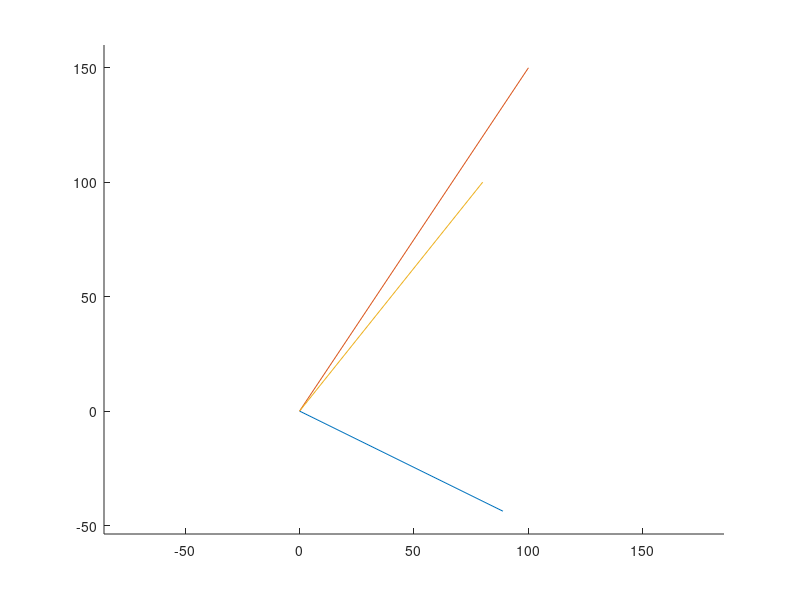

Recreate this plot in MATLAB.
%% plane

clear, clc
close all

p1=[10 15 17];
p2=[8 10 20];

p1_norm=p1/norm(p1);
p2_norm=p2/norm(p2);


Normal=cross(p1_norm,p2_norm);
NN=Normal/norm(Normal);

% f=@(x,y,z) NN(1)*(x)+NN(2)*(y)+NN(3)*(z);
% 
% x_plot=linspace(-100,100,1000);
% y_plot=linspace(-100,100,1000);
% z_plot=linspace(-100,100,1000);


% [x y] = meshgrid(-5:1:5);
% z = (-NN(2)*x + -NN(3)*y)/NN(3);
% surf(x,y,z);

hold on, axis equal

normal_vect=[0 0 0; NN].*100;
p1_vect=[0 0 0; p1].*10;
p2_vect=[0 0 0; p2].*10;
plot3(normal_vect(:,1),normal_vect(:,2),normal_vect(:,3))
plot3(p1_vect(:,1),p1_vect(:,2),p1_vect(:,3))
plot3(p2_vect(:,1),p2_vect(:,2),p2_vect(:,3))

dot(p1,NN)
dot(p2,NN)

disp("LOL viene 0")



%% plane 2 la vendetta

clear, clc
close all

% p1=[10 15 17]; % apocentro
% p2=[8 10 20];

p1=[-3.360786213172955e+03,1.297933989936567e+04,-1.252734187009409e+04];   % apocentro
p2=[-1788.3462 -9922.9190 -1645.8335];

p1_norm=p1/norm(p1);
p2_norm=p2/norm(p2);

Normal=cross(p1_norm,p2_norm);
NN=Normal/norm(Normal);

% [x y] = meshgrid(-5:1:5);
% z = -(NN(1)*x + NN(2)*y)/NN(3);
% surf(x,y,z);
% 
% hold on, axis equal
% 
% normal_vect=[0 0 0; NN].*10;
% p1_vect=[0 0 0; p1_norm].*10;
% p2_vect=[0 0 0; p2_norm].*10;
% plot3(normal_vect(:,1),normal_vect(:,2),normal_vect(:,3))
% plot3(p1_vect(:,1),p1_vect(:,2),p1_vect(:,3))
% plot3(p2_vect(:,1),p2_vect(:,2),p2_vect(:,3))


n_normalized=cross([0 0 1],NN);

if dot(n_normalized,[0 1 0])>=0
    OM=acos(dot([1 0 0],n_normalized));
else
    OM=2*pi-acos(dot([1 0 0],n_normalized));
end

e_norm=-p1_norm;

if dot(e_norm,[0 0 1])>=0
    om=acos(dot(n_normalized,e_norm));
else
    om=2*pi-acos(dot(n_normalized,e_norm));
end

i=acos(dot(NN,[0 0 1]));